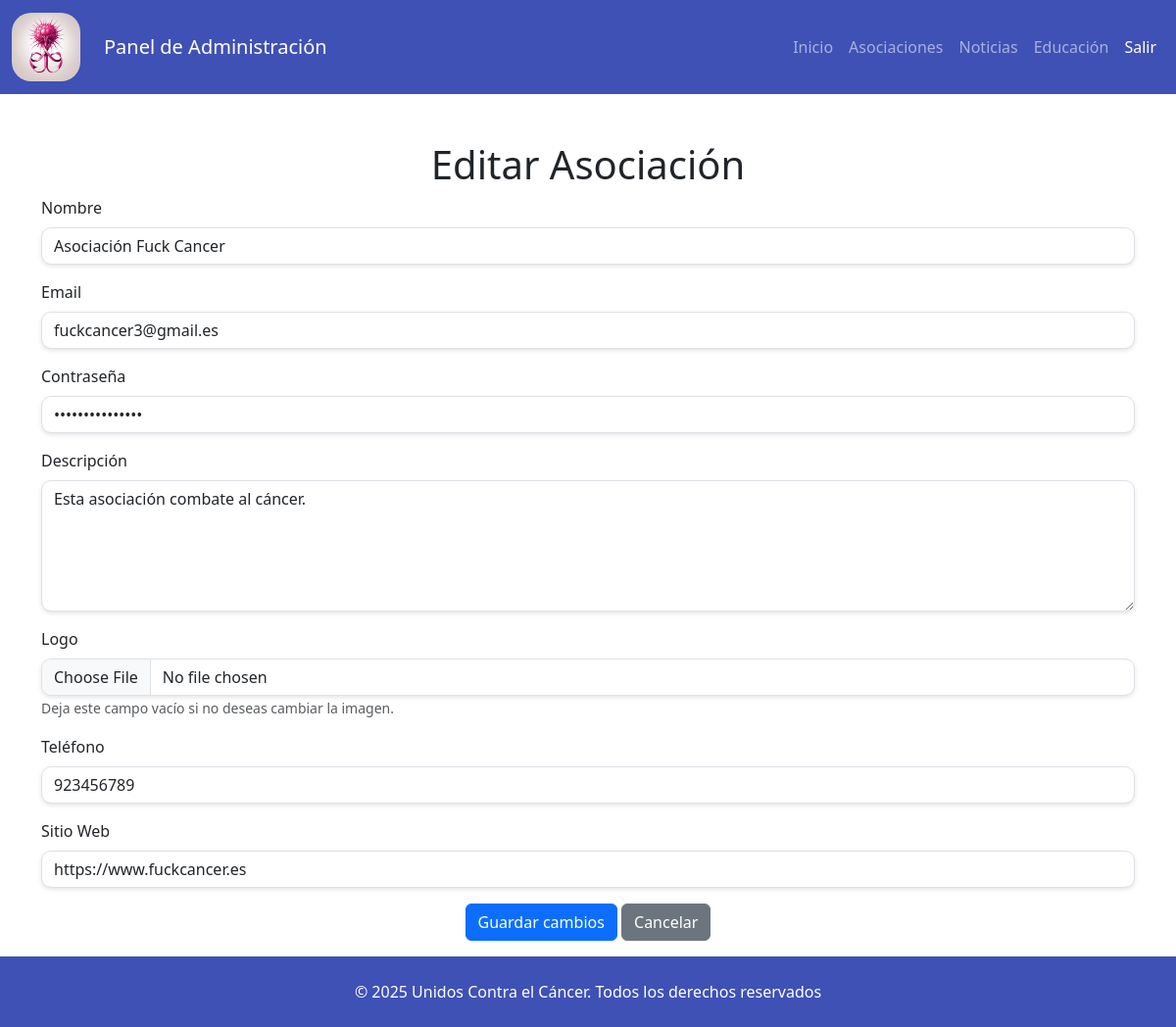
The page /login/pages/editar_asociacion.php?id=7 (signed in) on the database its author committed.
### tables this page shows
create table if not exists associations (
id int primary key auto_increment,
nombre_asociacion varchar(255),
email varchar(255) UNIQUE,
pass varchar(255),
descripcion text,
logo varchar(255),
telefono varchar(10),
sitio_web varchar(255),
pagina VARCHAR(255) NOT NULL,
user_id INT UNIQUE,  
CONSTRAINT fk_user FOREIGN KEY (user_id) REFERENCES users(id) ON DELETE CASCADE
);

### bd/functionBd.php (called while the page is built, shortened)
<?php
function getAssociationById($id)
{
    $query = "SELECT * FROM associations WHERE id = $id;";
    $result = mysqli_query($GLOBALS['con'], $query) or die("Error en la consulta a la base de datos");
    return $result;
}

### login/pages/editar_asociacion.php (the view, shortened to what this page needs)
<?php
require_once(__DIR__ . '/../../bd/functionBd.php');
if (isset($_GET['id']) && !empty($_GET['id'])) {
    $id = $_GET['id'];
}
$id = intval($id);
$result = getAssociationById($id);
if ($row = $result->fetch_assoc()) {
?>
    <!DOCTYPE html>
    <html lang="es">
    <head>
        <link href="https://cdn.jsdelivr.net/npm/bootstrap@5.3.0/dist/css/bootstrap.min.css" rel="stylesheet">
        <link rel="stylesheet" href="../../css/style.css">
    </head>
    <body class="d-flex flex-column min-vh-100">
        <nav id="nav-principal" class="navbar navbar-expand-lg navbar-dark">
            <div class="container-fluid">
                <a class="navbar-brand d-flex align-items-center" href="../../index.php">
                    <img src="../../img/logo-web.jpg" alt="Logo" height="70" class="me-4" style="border-radius: 20px;">
                    Panel de Administración
                </a>
                <div class="collapse navbar-collapse justify-content-end" id="navbarNav">
                    <ul class="navbar-nav" id="list-ul-nav">
                        <li class="nav-item"><a class="nav-link" href="../../index.php">Inicio</a></li>
                        <li class="nav-item"><a class="nav-link" href="../../pages/asociaciones.php">Asociaciones</a></li>
                        <li class="nav-item"><a class="nav-link" href="../../pages/noticias.php">Noticias</a></li>
                        <li class="nav-item"><a class="nav-link" href="../../pages/educacion.php">Educación</a></li>
                        <li class="nav-item"><a class="nav-link btn btn-danger text-white" href="../logout.php">Salir</a></li>
                    </ul>
                </div>
            </div>
        </nav>
        <main class="flex-grow-1 mb-3">
            <div class="container mt-5">
                <h1 class="text-center">Editar Asociación</h1>
                <form id="form-association" action="../process/processAssociationEdit.php" method="post" enctype="multipart/form-data">
                    <div class="mb-3">
                        <label for="nombre_asociacion" class="form-label">Nombre</label>
                        <input type="text" id="name" name="nombre_asociacion" class="form-control" value="<?php echo htmlspecialchars($row['nombre_asociacion']); ?>" required>
                    </div>
                    <div class="mb-3">
                        <label for="email" class="form-label">Email</label>
                        <input type="email" id="email" name="email" class="form-control" value="<?php echo htmlspecialchars($row['email']); ?>" required>
                    </div>
                    <div class="mb-3">
                        <label for="pass" class="form-label">Contraseña</label>
                        <input type="password" id="pass" name="pass" class="form-control" value="<?php echo htmlspecialchars($row['pass']); ?>" required>
                    </div>
                    <div class="mb-3">
                        <label for="descripcion" class="form-label">Descripción</label>
                        <textarea id="descripcion" name="descripcion" class="form-control" rows="5" required><?php echo htmlspecialchars($row['descripcion']); ?></textarea>
                    </div>
                    <div class="mb-3">
                        <label for="imagen" class="form-label">Logo</label>
                        <input type="file" id="image" name="imagen" class="form-control">
                        <small class="text-muted">Deja este campo vacío si no deseas cambiar la imagen.</small>
                    </div>
                    <div class="mb-3">
                        <label for="telefono" class="form-label">Teléfono</label>
                        <input type="text" id="phone" name="telefono" class="form-control" value="<?php echo htmlspecialchars($row['telefono']); ?>" required>
                    </div>
                    <div class="mb-3">
                        <label for="sitio_web" class="form-label">Sitio Web</label>
                        <input type="text" id="web" name="sitio_web" class="form-control" value="<?php echo htmlspecialchars($row['sitio_web']); ?>" required>
                    </div>
                    <div class="text-center">
                        <button type="submit" class="btn btn-primary">Guardar cambios</button>
                        <a href="../../index.php" class="btn btn-secondary">Cancelar</a>
                    </div>
                </form>
            </div>
        </main>
        <footer id="footer-principal" class="text-white text-center py-4">
            <p class="mb-0">&copy; 2025 Unidos Contra el Cáncer. Todos los derechos reservados</p>
        </footer>
    </body>
    </html>
<?php
} else {
    header("Location: ../../index.php");
    exit();
}
?>

### css/style.css (style rules this page uses)
html, body { height: 100%; margin: 0; display: flex; flex-direction: column; }
#nav-principal { background-color: #3F51B5; }
#footer-principal { background-color: #3F51B5; color: white; }
.navbar-brand img { height: 70px; border-radius: 20px; transition: all 0.3s ease; }
.form-control { border-radius: 10px; box-shadow: 0 2px 4px rgba(0, 0, 0, 0.1); }

### rows shown on the page
associations: nombre_asociacion "Asociación Fuck Cancer", email "fuckcancer3@gmail.es", descripcion "Esta asociación combate al cáncer.", telefono "923456789", sitio_web "https://www.fuckcancer.es"
